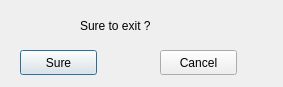
<?xml version="1.0" encoding="UTF-8"?>
<ui version="4.0">
 <class>ExitDemoClass</class>
 <widget class="QDialog" name="ExitDemoClass">
  <property name="geometry">
   <rect>
    <x>0</x>
    <y>0</y>
    <width>283</width>
    <height>87</height>
   </rect>
  </property>
  <property name="windowTitle">
   <string>ExitDemo</string>
  </property>
  <widget class="QPushButton" name="pushButton_sure">
   <property name="geometry">
    <rect>
     <x>20</x>
     <y>50</y>
     <width>77</width>
     <height>25</height>
    </rect>
   </property>
   <property name="text">
    <string>Sure</string>
   </property>
  </widget>
  <widget class="QPushButton" name="pushButton_cancel">
   <property name="geometry">
    <rect>
     <x>160</x>
     <y>50</y>
     <width>77</width>
     <height>25</height>
    </rect>
   </property>
   <property name="text">
    <string>Cancel</string>
   </property>
  </widget>
  <widget class="QLabel" name="label">
   <property name="geometry">
    <rect>
     <x>80</x>
     <y>10</y>
     <width>121</width>
     <height>31</height>
    </rect>
   </property>
   <property name="text">
    <string>Sure to exit ?</string>
   </property>
  </widget>
 </widget>
 <layoutdefault spacing="6" margin="11"/>
 <resources/>
 <connections/>
</ui>
